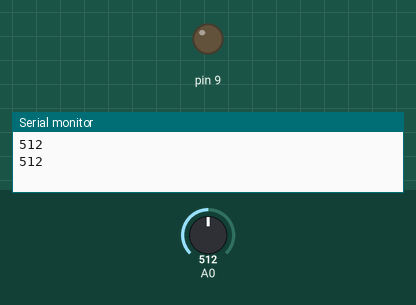
This sketch was run on a simulated Arduino Uno, built with avr-gcc and run on an emulated ATmega328P. On the bench: output pins drawn as LEDs (lit = HIGH), the last lines printed to the serial monitor. The test bench sets the inputs (shaded band); at power-on: A0 = 512.

Above: at 3.8 s.
3.9 s: A0 set to 344
7.8 s: A0 set to 328
At 9.9 s:
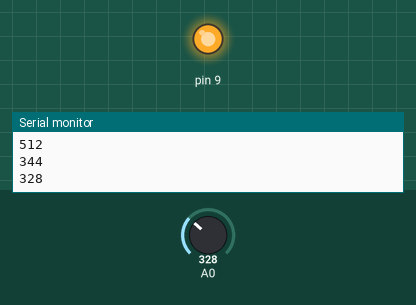
11.7 s: A0 set to 346
At 13.4 s:
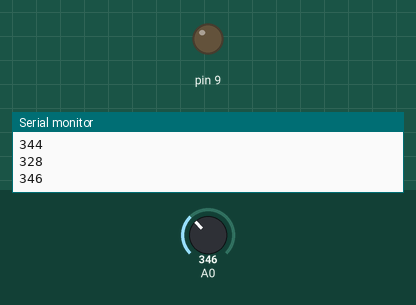
15.6 s: A0 set to 326
At 19.2 s:
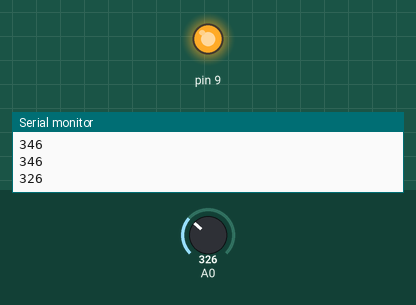
Timing chart, 0 to 20.5 s (numbered marks = the images above; inputs shaded):
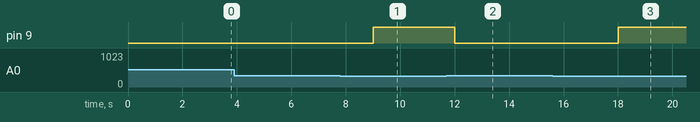

The sketch:

fotosensor_com_protoboard1.ino
```cpp
// C++ code
//
int luminosidade = 0;

void setup()
{
  pinMode(A0, INPUT);
  Serial.begin(9600);
  pinMode(9, OUTPUT);
}

void loop()
{
  luminosidade = analogRead(A0);
  Serial.println(luminosidade);
  if (luminosidade >= 336) {
    digitalWrite(9, LOW);
  } else {
    digitalWrite(9, HIGH);
  }
  delay(3000); // Wait for 3000 millisecond(s)
}
```

Measured:
- the behaviour switches between 336 and 335 on A0 (found by bisection; images 0 and 1)
- after the input at 7.8 s, pin 9: LOW → HIGH after 1.2 s
- after the input at 11.7 s, pin 9: HIGH → LOW after 0.30 s
- after the input at 15.6 s, pin 9: LOW → HIGH after 2.4 s
